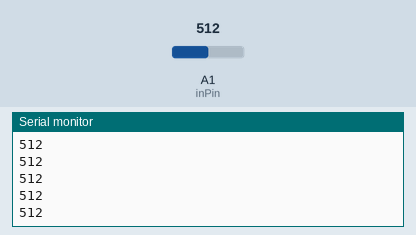
Simulated run of this sketch. Board: Arduino Uno, built with avr-gcc and run on an emulated ATmega328P. Parts: the last lines printed to the serial monitor. The test bench sets the inputs (shaded band); at power-on: A1 (inPin) = 512. No radio packets arrive unless stated.

Above: at 2.5 s.
2.6 s: A1 (inPin) set to 490
At 2.8 s:
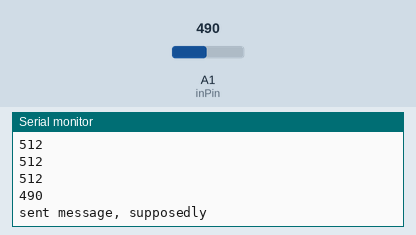
4.1 s: A1 (inPin) set to 510
At 4.26 s:
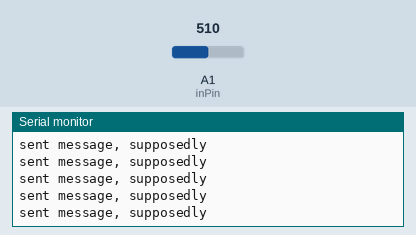
Timing chart, 0 to 7.1 s (numbered marks = the images above; inputs shaded):
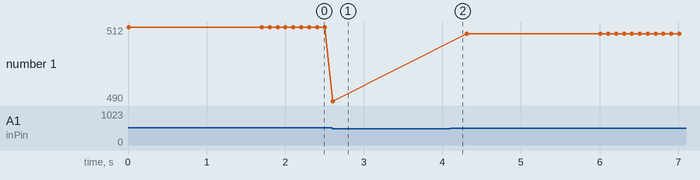

Measured:
- after the input at 2.6 s, the serial monitor: prints a new line at once (image 1)
- plotted number 1: 512 → 490 after the input at 2.6 s, 490 → 510 after the input at 4.1 s

The sketch:

transmitU2.ino
```cpp
// (licence header left out)
#include <VirtualWire.h>

const char *msg1 = "U2,1";
const char *msg2 = "U2,0";
int inPin = A1;
int analogVal = 0;
int delayTime = 100;
int state = 0;
int loopCount = 10;
void setup()
{
    Serial.begin(9600);	  // Debugging only
    Serial.println("setup");

    analogReference(DEFAULT);
    // Initialise the IO and ISR
    vw_set_ptt_inverted(true); // Required for DR3100
    vw_setup(2000);	 // Bits per sec

    state = 0;
}

void loop()
{
    analogVal = analogRead(inPin);
    Serial.println(analogVal,DEC);
    if (analogVal > 500 && state == 0) //state change to occupied
    {
      state = 1;
      for (int i = 0; i < loopCount; i++)
      {
        digitalWrite(13, true); // Flash a light to show transmitting
        vw_send((uint8_t *)msg1, strlen(msg1));
        vw_wait_tx(); // Wait until the whole message is gone
        Serial.println("sent message, supposedly");
        digitalWrite(13, false);
        delay(delayTime);
      }
    }
    if (analogVal < 500 && state == 1) // state change to unoccupied
    {
      state = 0;
      for (int i = 0; i < loopCount; i++)
      {
        digitalWrite(13, true); // Flash a light to show transmitting
        vw_send((uint8_t *)msg2, strlen(msg2));
        vw_wait_tx(); // Wait until the whole message is gone
        Serial.println("sent message, supposedly");
        digitalWrite(13, false);
        delay(delayTime);
      }
    }
  /*  else
    {
      digitalWrite(13, true); // Flash a light to show transmitting
      vw_send((uint8_t *)msg2, strlen(msg2));
      vw_wait_tx(); // Wait until the whole message is gone
      digitalWrite(13, false);
      delay(200);
    }
    */
    delay(delayTime);
}
```
